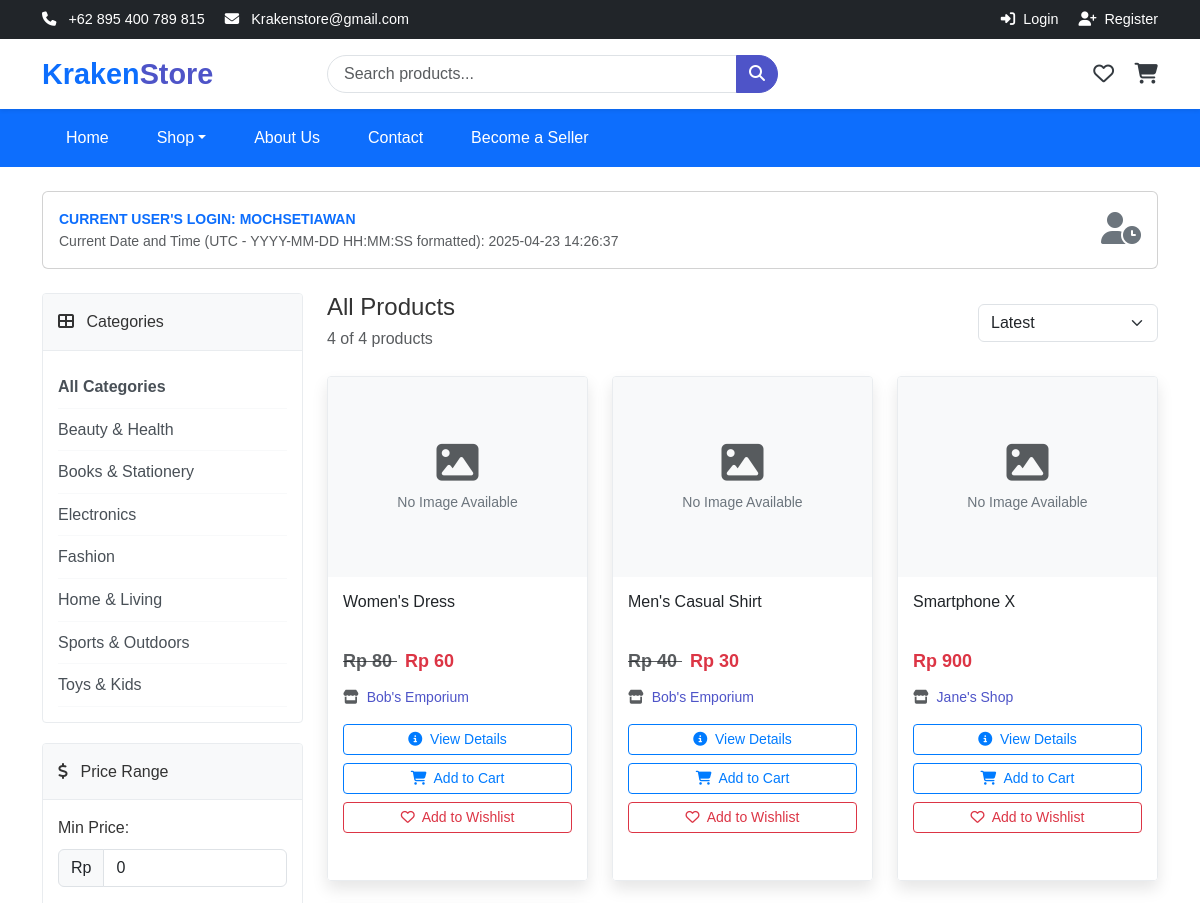
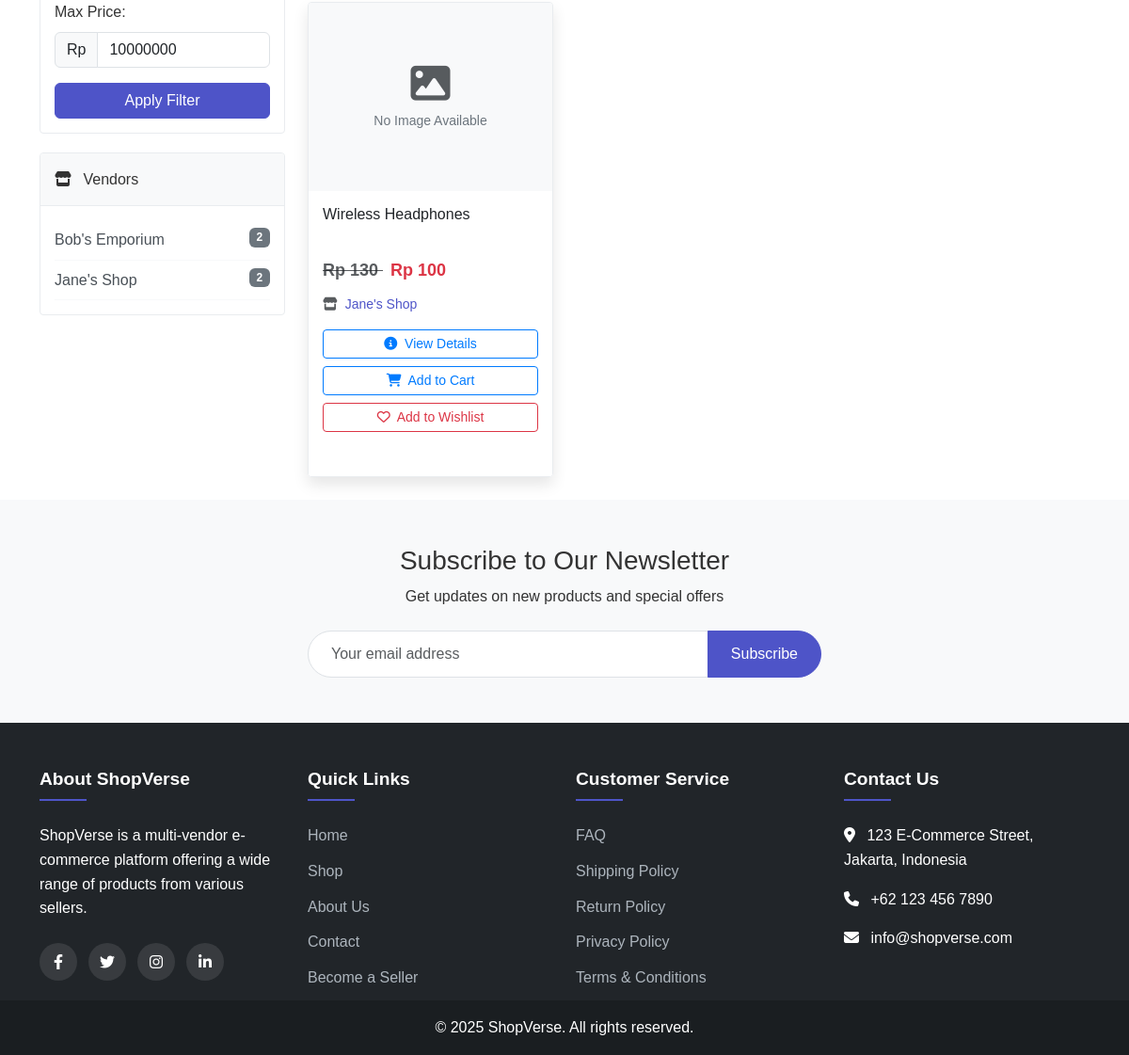
The page /shop.php on the database its author committed (2 pictures, top to bottom).
### tables this page shows
CREATE TABLE categories (
    id INT AUTO_INCREMENT PRIMARY KEY,
    name VARCHAR(50) NOT NULL,
    slug VARCHAR(50) UNIQUE NOT NULL,
    description TEXT,
    image VARCHAR(255),
    parent_id INT DEFAULT NULL,
    status ENUM('active', 'inactive') DEFAULT 'active',
    created_at TIMESTAMP DEFAULT CURRENT_TIMESTAMP,
    updated_at TIMESTAMP DEFAULT CURRENT_TIMESTAMP ON UPDATE CURRENT_TIMESTAMP,
    FOREIGN KEY (parent_id) REFERENCES categories(id) ON DELETE SET NULL
);

CREATE TABLE vendors (
    id INT AUTO_INCREMENT PRIMARY KEY,
    user_id INT NOT NULL,
    shop_name VARCHAR(100) NOT NULL,    
    name VARCHAR(100) NOT NULL,         
    description TEXT,
    logo VARCHAR(255),
    banner VARCHAR(255),
    location VARCHAR(255),              
    status ENUM('active', 'inactive', 'pending') DEFAULT 'active',
    commission_rate DECIMAL(5,2) DEFAULT 10.00,
    balance DECIMAL(10,2) DEFAULT 0.00,
    created_at TIMESTAMP DEFAULT CURRENT_TIMESTAMP,
    updated_at TIMESTAMP DEFAULT CURRENT_TIMESTAMP ON UPDATE CURRENT_TIMESTAMP,
    FOREIGN KEY (user_id) REFERENCES users(id) ON DELETE CASCADE
);

CREATE TABLE products (
    id INT AUTO_INCREMENT PRIMARY KEY,
    vendor_id INT NOT NULL,
    category_id INT NOT NULL,
    name VARCHAR(100) NOT NULL,
    slug VARCHAR(100) UNIQUE NOT NULL,
    description TEXT,
    short_description VARCHAR(255),
    price DECIMAL(10,2) NOT NULL,
    sale_price DECIMAL(10,2),
    quantity INT NOT NULL DEFAULT 0,
    sku VARCHAR(50) UNIQUE,
    featured BOOLEAN DEFAULT FALSE,
    status ENUM('active', 'inactive', 'draft') DEFAULT 'active',  
    image VARCHAR(255),                           
    created_at TIMESTAMP DEFAULT CURRENT_TIMESTAMP,
    updated_at TIMESTAMP DEFAULT CURRENT_TIMESTAMP ON UPDATE CURRENT_TIMESTAMP,
    FOREIGN KEY (vendor_id) REFERENCES vendors(id) ON DELETE CASCADE,
    FOREIGN KEY (category_id) REFERENCES categories(id) ON DELETE CASCADE
);

### includes/functions.php (called while the page is built, shortened)
<?php
function getAllCategories() {
    global $conn;
    $stmt = $conn->prepare("SELECT * FROM categories WHERE status = 'active' ORDER BY name");
    $stmt->execute();
    $result = $stmt->get_result();
    $categories = [];
    while ($row = $result->fetch_assoc()) {
        $categories[] = $row;
    }
    return $categories;
}
?>

### shop.php (the view, shortened to what this page needs)
<?php
require_once 'includes/config.php';
require_once 'includes/functions.php';
$current_user = $_SESSION['username'] ?? 'MochSetiawan';
$current_datetime = date('Y-m-d H:i:s');
$vendor_id = isset($_GET['vendor']) ? (int)$_GET['vendor'] : 0;
$viewing_vendor = $vendor_id > 0;
$category_id = isset($_GET['category']) ? (int)$_GET['category'] : 0;
$search = isset($_GET['search']) ? sanitize($_GET['search']) : '';
$sort = isset($_GET['sort']) ? sanitize($_GET['sort']) : 'latest';
$min_price = isset($_GET['min_price']) ? (float)$_GET['min_price'] : 0;
$max_price = isset($_GET['max_price']) ? (float)$_GET['max_price'] : 10000000;
$page = isset($_GET['page']) ? (int)$_GET['page'] : 1;
$per_page = 12;
$vendor_details = null;
$categories = [];
$selected_category = null;
$categories_query = "SELECT * FROM categories ORDER BY name ASC";
$categories_result = $conn->query($categories_query);
if ($categories_result && $categories_result->num_rows > 0) {
    while ($row = $categories_result->fetch_assoc()) {
        $categories[] = $row;
    }
}
$wishlist_products = [];
$all_vendors = [];
if (!$viewing_vendor) {
    $vendors_query = "SELECT v.id, v.shop_name,
                      (SELECT COUNT(*) FROM products p WHERE p.vendor_id = v.id) as product_count
                      FROM vendors v
                      ORDER BY v.shop_name ASC";
    $vendors_result = $conn->query($vendors_query);
    if ($vendors_result && $vendors_result->num_rows > 0) {
        while ($row = $vendors_result->fetch_assoc()) {
            $all_vendors[] = $row;
        }
    }
}
$query = "SELECT p.*, c.name as category_name, v.shop_name as vendor_name, v.id as vendor_id
          FROM products p
          LEFT JOIN categories c ON p.category_id = c.id
          LEFT JOIN vendors v ON p.vendor_id = v.id
          WHERE 1=1";
$query .= " AND p.price BETWEEN $min_price AND $max_price";
switch ($sort) {
    default:
        $query .= " ORDER BY p.id DESC";
        break;
}
$count_query = str_replace("p.*, c.name as category_name, v.shop_name as vendor_name, v.id as vendor_id", "COUNT(*) as total", $query);
$count_query = preg_replace('/ORDER BY.*$/i', '', $count_query);
$count_result = $conn->query($count_query);
$total_products = 0;
if ($count_result && $count_result->num_rows > 0) {
    $total_products = $count_result->fetch_assoc()['total'];
}
if ($viewing_vendor && $total_products <= $per_page) {
} else {
    $offset = ($page - 1) * $per_page;
    $query .= " LIMIT $offset, $per_page";
}
$result = $conn->query($query);
$products = [];
if ($result && $result->num_rows > 0) {
    while ($row = $result->fetch_assoc()) {
        $products[] = $row;
    }
} else {
    $products = [];
}
include 'includes/header.php';
?>
<div class="container py-4">
    <div class="card mb-4">
        <div class="card-body py-3">
            <div class="row align-items-center">
                <div class="col">
                    <div class="fw-bold text-primary text-uppercase small">
                        Current User's Login: <?= htmlspecialchars($current_user) ?>
                    </div>
                    <div class="small text-muted">
                        Current Date and Time (UTC - YYYY-MM-DD HH:MM:SS formatted):
                        <span id="live-datetime"><?= $current_datetime ?></span>
                    </div>
                </div>
                <div class="col-auto">
                    <i class="fas fa-user-clock fa-2x text-secondary"></i>
                </div>
            </div>
        </div>
    </div>
    <div class="row">
        <div class="col-lg-3">
            <div class="filter-card">
                <div class="filter-header">
                    <i class="fas fa-th-large me-2"></i> Categories
                </div>
                <div class="filter-body">
                    <ul class="category-list">
                        <li class="<?= $category_id === 0 ? 'fw-bold' : '' ?>">
                            <a href="<?= SITE_URL ?>/shop.php<?= $viewing_vendor ? "?vendor={$vendor_id}" : '' ?>">
                                All Categories
                            </a>
                        </li>
                        <?php foreach ($categories as $category): ?>
                            <li class="<?= $category_id === (int)$category['id'] ? 'fw-bold' : '' ?>">
                                <a href="<?= SITE_URL ?>/shop.php?<?= $viewing_vendor ? "vendor={$vendor_id}&" : '' ?>category=<?= $category['id'] ?>">
                                    <?= htmlspecialchars($category['name']) ?>
                                </a>
                            </li>
                        <?php endforeach; ?>
                    </ul>
                </div>
            </div>
            <div class="filter-card">
                <div class="filter-header">
                    <i class="fas fa-dollar-sign me-2"></i> Price Range
                </div>
                <div class="filter-body">
                    <form action="<?= SITE_URL ?>/shop.php" method="get">
                        <div class="mb-3">
                            <label for="min_price" class="form-label">Min Price:</label>
                            <div class="input-group">
                                <span class="input-group-text">Rp</span>
                                <input type="number" class="form-control" id="min_price" name="min_price" value="<?= $min_price ?>" min="0">
                            </div>
                        </div>
                        <div class="mb-3">
                            <label for="max_price" class="form-label">Max Price:</label>
                            <div class="input-group">
                                <span class="input-group-text">Rp</span>
                                <input type="number" class="form-control" id="max_price" name="max_price" value="<?= $max_price ?>" min="0">
                            </div>
                        </div>
                        <button type="submit" class="btn btn-primary w-100">Apply Filter</button>
                    </form>
                </div>
            </div>
            <?php if (!$viewing_vendor && !empty($all_vendors)): ?>
                <div class="filter-card">
                    <div class="filter-header">
                        <i class="fas fa-store me-2"></i> Vendors
                    </div>
                    <div class="filter-body">
                        <ul class="category-list">
                            <?php foreach ($all_vendors as $vendor): ?>
                                <li>
                                    <a href="<?= SITE_URL ?>/shop.php?vendor=<?= $vendor['id'] ?>">
                                        <?= htmlspecialchars($vendor['shop_name']) ?>
                                        <span class="badge bg-secondary float-end"><?= $vendor['product_count'] ?></span>
                                    </a>
                                </li>
                            <?php endforeach; ?>
                        </ul>
                    </div>
                </div>
            <?php endif; ?>
        </div>
        <div class="col-lg-9">
            <div id="vendor-products-tab" class="vendor-tab-content" style="display: block;">
                <div class="d-flex justify-content-between align-items-center mb-4">
                    <div>
                        <h2 class="h4 mb-1">
                            <?php if ($selected_category): ?>
                                <?= htmlspecialchars($selected_category['name']) ?>
                            <?php elseif ($viewing_vendor): ?>
                                <?= htmlspecialchars($vendor_details['shop_name']) ?>'s Products
                            <?php elseif ($search): ?>
                                Search Results for "<?= htmlspecialchars($search) ?>"
                            <?php else: ?>
                                All Products
                            <?php endif; ?>
                        </h2>
                        <p class="text-muted mb-0"><?= count($products) ?> of <?= $total_products ?> products</p>
                    </div>
                    <div class="d-flex align-items-center">
                        <form method="get" action="<?= SITE_URL ?>/shop.php">
                            <select class="form-select" name="sort" onchange="this.form.submit()">
                                <option value="latest" <?= $sort === 'latest' ? 'selected' : '' ?>>Latest</option>
                            </select>
                        </form>
                    </div>
                </div>
                <?php if (empty($products)): ?>
                    <div class="text-center py-5">
                        <i class="fas fa-search fa-4x text-muted mb-3"></i>
                        <h3>No Products Found</h3>
                    </div>
                <?php else: ?>
                    <div class="row row-cols-1 row-cols-md-2 row-cols-lg-3 g-4">
                        <?php foreach ($products as $product): ?>
                            <div class="col">
                                <div class="product-card">
                                    <div class="product-image">
                                        <?php if (!empty($product['image']) && file_exists(__DIR__ . '/assets/img/products/' . $product['image'])): ?>
                                            <img src="<?= SITE_URL ?>/assets/img/products/<?= $product['image'] ?>"
                                                 alt="<?= htmlspecialchars($product['name']) ?>"
                                                 onerror="this.outerHTML='<div class=\'no-image-text\'>No Image Available</div>'">
                                        <?php else: ?>
                                            <div class="no-image-text">
                                                <i class="fas fa-image fa-3x mb-2 text-muted"></i><br>
                                                No Image Available
                                            </div>
                                        <?php endif; ?>
                                    </div>
                                    <div class="product-info">
                                        <h3 class="product-title">
                                            <a href="<?= SITE_URL ?>/product.php?id=<?= $product['id'] ?>" class="text-decoration-none text-dark">
                                                <?= htmlspecialchars($product['name']) ?>
                                            </a>
                                        </h3>
                                        <div class="product-price">
                                            <?php if (isset($product['sale_price']) && $product['sale_price'] > 0): ?>
                                                <span class="text-decoration-line-through text-muted me-2">
                                                    Rp <?= number_format($product['price'], 0, ',', '.') ?>
                                                </span>
                                                <span>
                                                    Rp <?= number_format($product['sale_price'], 0, ',', '.') ?>
                                                </span>
                                            <?php else: ?>
                                                <span>
                                                    Rp <?= number_format($product['price'], 0, ',', '.') ?>
                                                </span>
                                            <?php endif; ?>
                                        </div>
                                        <?php if (!$viewing_vendor && !empty($product['vendor_name'])): ?>
                                            <div class="small text-muted mb-2">
                                                <i class="fas fa-store me-1"></i>
                                                <a href="<?= SITE_URL ?>/shop.php?vendor=<?= $product['vendor_id'] ?>" class="text-decoration-none">
                                                    <?= htmlspecialchars($product['vendor_name']) ?>
                                                </a>
                                            </div>
                                        <?php endif; ?>
                                        <div class="mt-2">
                                            <a href="<?= SITE_URL ?>/product.php?id=<?= $product['id'] ?>" class="btn btn-sm btn-outline-primary w-100 mb-2">
                                                <i class="fas fa-info-circle me-1"></i> View Details
                                            </a>
                                            <button type="button" class="btn btn-sm btn-outline-primary w-100 mb-2 add-to-cart" data-id="<?= $product['id'] ?>">
                                                <i class="fas fa-shopping-cart me-1"></i> Add to Cart
                                            </button>
                                            <form method="post" action="" class="w-100">
                                                <button type="submit" class="btn btn-sm btn-outline-danger w-100" title="<?= in_array($product['id'], $wishlist_products) ? 'Remove from Wishlist' : 'Add to Wishlist' ?>">
                                                    <i class="<?= in_array($product['id'], $wishlist_products) ? 'fas' : 'far' ?> fa-heart me-1"></i>
                                                    <?= in_array($product['id'], $wishlist_products) ? 'Remove from Wishlist' : 'Add to Wishlist' ?>
                                                </button>
                                            </form>
                                        </div>
                                    </div>
                                </div>
                            </div>
                        <?php endforeach; ?>
                    </div>
                <?php endif; ?>
            </div>
        </div>
    </div>
</div>
<div class="position-fixed bottom-0 end-0 p-3" style="z-index: 1050">
</div>
<?php include 'includes/footer.php'; ?>

### rows shown on the page
categories: name "Beauty & Health"
categories: name "Books & Stationery"
categories: name "Electronics"
categories: name "Fashion"
categories: name "Home & Living"
categories: name "Sports & Outdoors"
categories: name "Toys & Kids"
vendors: shop_name "Bob's Emporium", product_count "2"
vendors: shop_name "Jane's Shop", product_count "2"
products: image "No Image Available", name "Women's Dress", price "80", sale_price "60", vendor.shop_name "Bob's Emporium", shows "Add to Wishlist"
products: image "No Image Available", name "Men's Casual Shirt", price "40", sale_price "30", vendor.shop_name "Bob's Emporium", shows "Add to Wishlist"
products: image "No Image Available", name "Smartphone X", price "900", vendor.shop_name "Jane's Shop", shows "Add to Wishlist"
products: image "No Image Available", name "Wireless Headphones", price "130", sale_price "100", vendor.shop_name "Jane's Shop", shows "Add to Wishlist"

### other values the page prints
$current_user "MOCHSETIAWAN"
count($products) "4"
$total_products "4"
